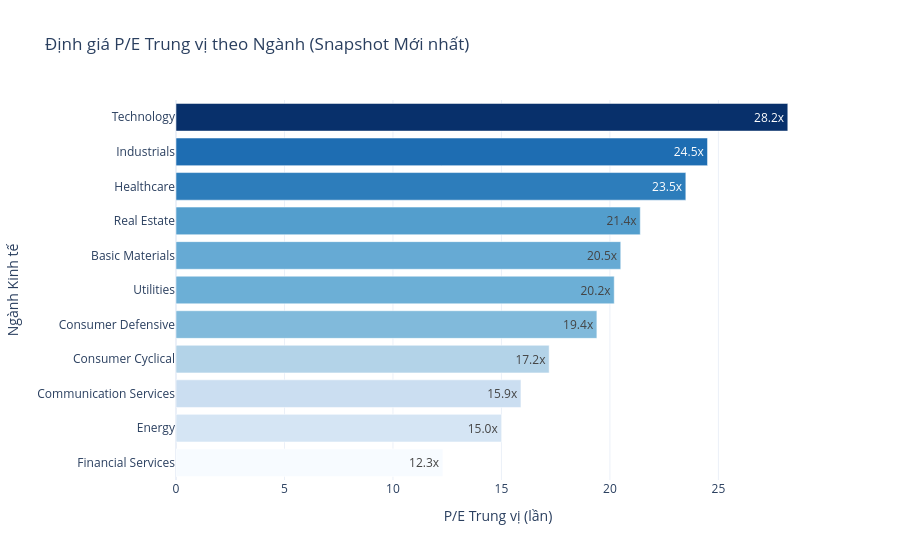

Here is the notebook cell this chart was saved with:
### Code cell
df_sec_sorted_pe = df_sec_lat.sort_values('median_pe', ascending=True)
fig7 = go.Figure(go.Bar(
    x=df_sec_sorted_pe['median_pe'],
    y=df_sec_sorted_pe['sector'],
    orientation='h',
    text=df_sec_sorted_pe['median_pe'].apply(lambda x: f'{x:.1f}x'),
    textposition='auto',
    marker=dict(
        color=df_sec_sorted_pe['median_pe'],
        colorscale='Blues'
    )
))
fig7.update_layout(
    title='Định giá P/E Trung vị theo Ngành (Snapshot Mới nhất)',
    xaxis_title='P/E Trung vị (lần)',
    yaxis_title='Ngành Kinh tế',
    template='plotly_white'
)
fig7.show()

### Figure 1 — Plotly figure (JSON) as saved in the notebook; plotly's stock layout.template omitted (floating-point values rounded to 4 significant figures)
{"data": [{"marker": {"color": [12.3, 15.0, 15.9, 17.2, 19.4, 20.2, 20.5, 21.4, 23.5, 24.5, 28.2], "colorscale": [[0, "rgb(247,251,255)"], [0.125, "rgb(222,235,247)"], [0.25, "rgb(198,219,239)"], [0.375, "rgb(158,202,225)"], [0.5, "rgb(107,174,214)"], [0.625, "rgb(66,146,198)"], [0.75, "rgb(33,113,181)"], [0.875, "rgb(8,81,156)"], [1, "rgb(8,48,107)"]]}, "orientation": "h", "text": ["12.3x", "15.0x", "15.9x", "17.2x", "19.4x", "20.2x", "20.5x", "21.4x", "23.5x", "24.5x", "28.2x"], "textposition": "auto", "type": "bar", "x": [12.3, 15.0, 15.9, 17.2, 19.4, 20.2, 20.5, 21.4, 23.5, 24.5, 28.2], "y": ["Financial Services", "Energy", "Communication Services", "Consumer Cyclical", "Consumer Defensive", "Utilities", "Basic Materials", "Real Estate", "Healthcare", "Industrials", "Technology"]}], "layout": {"title": {"text": "Định giá P/E Trung vị theo Ngành (Snapshot Mới nhất)"}, "xaxis": {"title": {"text": "P/E Trung vị (lần)"}}, "yaxis": {"title": {"text": "Ngành Kinh tế"}}}}
